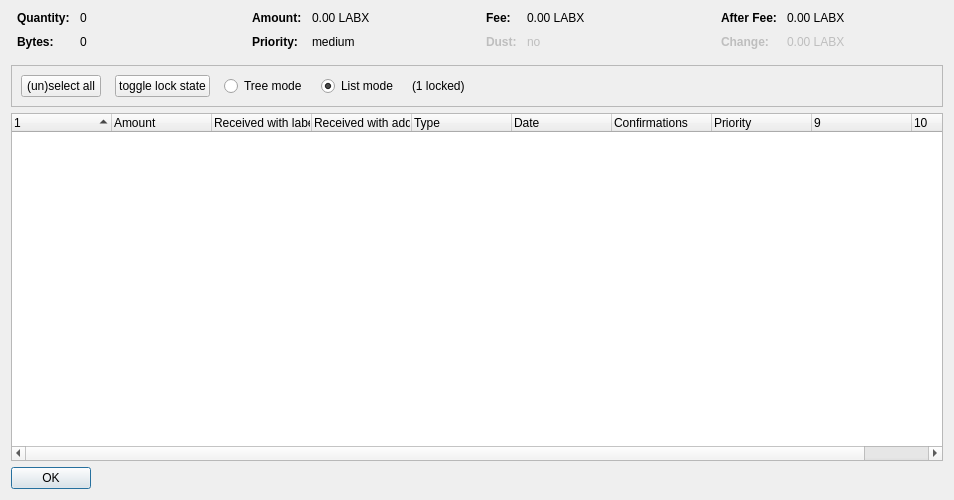
<?xml version="1.0" encoding="UTF-8"?>
<ui version="4.0">
 <class>CoinControlDialog</class>
 <widget class="QDialog" name="CoinControlDialog">
  <property name="geometry">
   <rect>
    <x>0</x>
    <y>0</y>
    <width>954</width>
    <height>500</height>
   </rect>
  </property>
  <property name="windowTitle">
   <string>Coin Selection</string>
  </property>
  <layout class="QVBoxLayout" name="verticalLayout">
   <item>
    <layout class="QHBoxLayout" name="horizontalLayoutTop" stretch="0,0,0,0">
     <property name="topMargin">
      <number>0</number>
     </property>
     <property name="bottomMargin">
      <number>10</number>
     </property>
     <item>
      <layout class="QFormLayout" name="formLayoutCoinControl1">
       <property name="horizontalSpacing">
        <number>10</number>
       </property>
       <property name="verticalSpacing">
        <number>10</number>
       </property>
       <property name="leftMargin">
        <number>6</number>
       </property>
       <property name="rightMargin">
        <number>6</number>
       </property>
       <item row="0" column="0">
        <widget class="QLabel" name="labelCoinControlQuantityText">
         <property name="font">
          <font>
           <weight>75</weight>
           <bold>true</bold>
          </font>
         </property>
         <property name="text">
          <string>Quantity:</string>
         </property>
        </widget>
       </item>
       <item row="0" column="1">
        <widget class="QLabel" name="labelCoinControlQuantity">
         <property name="cursor">
          <cursorShape>IBeamCursor</cursorShape>
         </property>
         <property name="contextMenuPolicy">
          <enum>Qt::ActionsContextMenu</enum>
         </property>
         <property name="text">
          <string notr="true">0</string>
         </property>
         <property name="textInteractionFlags">
          <set>Qt::LinksAccessibleByMouse|Qt::TextSelectableByKeyboard|Qt::TextSelectableByMouse</set>
         </property>
        </widget>
       </item>
       <item row="1" column="0">
        <widget class="QLabel" name="labelCoinControlBytesText">
         <property name="font">
          <font>
           <weight>75</weight>
           <bold>true</bold>
          </font>
         </property>
         <property name="text">
          <string>Bytes:</string>
         </property>
        </widget>
       </item>
       <item row="1" column="1">
        <widget class="QLabel" name="labelCoinControlBytes">
         <property name="cursor">
          <cursorShape>IBeamCursor</cursorShape>
         </property>
         <property name="contextMenuPolicy">
          <enum>Qt::ActionsContextMenu</enum>
         </property>
         <property name="text">
          <string notr="true">0</string>
         </property>
         <property name="textInteractionFlags">
          <set>Qt::LinksAccessibleByMouse|Qt::TextSelectableByKeyboard|Qt::TextSelectableByMouse</set>
         </property>
        </widget>
       </item>
      </layout>
     </item>
     <item>
      <layout class="QFormLayout" name="formLayoutCoinControl2">
       <property name="horizontalSpacing">
        <number>10</number>
       </property>
       <property name="verticalSpacing">
        <number>10</number>
       </property>
       <property name="leftMargin">
        <number>6</number>
       </property>
       <property name="rightMargin">
        <number>6</number>
       </property>
       <item row="0" column="0">
        <widget class="QLabel" name="labelCoinControlAmountText">
         <property name="font">
          <font>
           <weight>75</weight>
           <bold>true</bold>
          </font>
         </property>
         <property name="text">
          <string>Amount:</string>
         </property>
        </widget>
       </item>
       <item row="0" column="1">
        <widget class="QLabel" name="labelCoinControlAmount">
         <property name="cursor">
          <cursorShape>IBeamCursor</cursorShape>
         </property>
         <property name="contextMenuPolicy">
          <enum>Qt::ActionsContextMenu</enum>
         </property>
         <property name="text">
          <string notr="true">0.00 LABX</string>
         </property>
         <property name="textInteractionFlags">
          <set>Qt::LinksAccessibleByMouse|Qt::TextSelectableByKeyboard|Qt::TextSelectableByMouse</set>
         </property>
        </widget>
       </item>
       <item row="1" column="0">
        <widget class="QLabel" name="labelCoinControlPriorityText">
         <property name="font">
          <font>
           <weight>75</weight>
           <bold>true</bold>
          </font>
         </property>
         <property name="text">
          <string>Priority:</string>
         </property>
        </widget>
       </item>
       <item row="1" column="1">
        <widget class="QLabel" name="labelCoinControlPriority">
         <property name="cursor">
          <cursorShape>IBeamCursor</cursorShape>
         </property>
         <property name="contextMenuPolicy">
          <enum>Qt::ActionsContextMenu</enum>
         </property>
         <property name="text">
          <string>medium</string>
         </property>
         <property name="textInteractionFlags">
          <set>Qt::LinksAccessibleByMouse|Qt::TextSelectableByKeyboard|Qt::TextSelectableByMouse</set>
         </property>
        </widget>
       </item>
      </layout>
     </item>
     <item>
      <layout class="QFormLayout" name="formLayoutCoinControl3">
       <property name="horizontalSpacing">
        <number>10</number>
       </property>
       <property name="verticalSpacing">
        <number>10</number>
       </property>
       <property name="leftMargin">
        <number>6</number>
       </property>
       <property name="rightMargin">
        <number>6</number>
       </property>
       <item row="0" column="0">
        <widget class="QLabel" name="labelCoinControlFeeText">
         <property name="font">
          <font>
           <weight>75</weight>
           <bold>true</bold>
          </font>
         </property>
         <property name="text">
          <string>Fee:</string>
         </property>
        </widget>
       </item>
       <item row="0" column="1">
        <widget class="QLabel" name="labelCoinControlFee">
         <property name="cursor">
          <cursorShape>IBeamCursor</cursorShape>
         </property>
         <property name="contextMenuPolicy">
          <enum>Qt::ActionsContextMenu</enum>
         </property>
         <property name="text">
          <string notr="true">0.00 LABX</string>
         </property>
         <property name="textInteractionFlags">
          <set>Qt::LinksAccessibleByMouse|Qt::TextSelectableByKeyboard|Qt::TextSelectableByMouse</set>
         </property>
        </widget>
       </item>
       <item row="1" column="0">
        <widget class="QLabel" name="labelCoinControlLowOutputText">
         <property name="enabled">
          <bool>false</bool>
         </property>
         <property name="font">
          <font>
           <weight>75</weight>
           <bold>true</bold>
          </font>
         </property>
         <property name="text">
          <string>Dust:</string>
         </property>
        </widget>
       </item>
       <item row="1" column="1">
        <widget class="QLabel" name="labelCoinControlLowOutput">
         <property name="enabled">
          <bool>false</bool>
         </property>
         <property name="cursor">
          <cursorShape>IBeamCursor</cursorShape>
         </property>
         <property name="contextMenuPolicy">
          <enum>Qt::ActionsContextMenu</enum>
         </property>
         <property name="text">
          <string>no</string>
         </property>
         <property name="textInteractionFlags">
          <set>Qt::LinksAccessibleByMouse|Qt::TextSelectableByKeyboard|Qt::TextSelectableByMouse</set>
         </property>
        </widget>
       </item>
      </layout>
     </item>
     <item>
      <layout class="QFormLayout" name="formLayoutCoinControl4">
       <property name="horizontalSpacing">
        <number>10</number>
       </property>
       <property name="verticalSpacing">
        <number>10</number>
       </property>
       <property name="leftMargin">
        <number>6</number>
       </property>
       <property name="rightMargin">
        <number>6</number>
       </property>
       <item row="0" column="0">
        <widget class="QLabel" name="labelCoinControlAfterFeeText">
         <property name="font">
          <font>
           <weight>75</weight>
           <bold>true</bold>
          </font>
         </property>
         <property name="text">
          <string>After Fee:</string>
         </property>
        </widget>
       </item>
       <item row="0" column="1">
        <widget class="QLabel" name="labelCoinControlAfterFee">
         <property name="cursor">
          <cursorShape>IBeamCursor</cursorShape>
         </property>
         <property name="contextMenuPolicy">
          <enum>Qt::ActionsContextMenu</enum>
         </property>
         <property name="text">
          <string notr="true">0.00 LABX</string>
         </property>
         <property name="textInteractionFlags">
          <set>Qt::LinksAccessibleByMouse|Qt::TextSelectableByKeyboard|Qt::TextSelectableByMouse</set>
         </property>
        </widget>
       </item>
       <item row="1" column="0">
        <widget class="QLabel" name="labelCoinControlChangeText">
         <property name="enabled">
          <bool>false</bool>
         </property>
         <property name="font">
          <font>
           <weight>75</weight>
           <bold>true</bold>
          </font>
         </property>
         <property name="text">
          <string>Change:</string>
         </property>
        </widget>
       </item>
       <item row="1" column="1">
        <widget class="QLabel" name="labelCoinControlChange">
         <property name="enabled">
          <bool>false</bool>
         </property>
         <property name="cursor">
          <cursorShape>IBeamCursor</cursorShape>
         </property>
         <property name="contextMenuPolicy">
          <enum>Qt::ActionsContextMenu</enum>
         </property>
         <property name="text">
          <string notr="true">0.00 LABX</string>
         </property>
         <property name="textInteractionFlags">
          <set>Qt::LinksAccessibleByMouse|Qt::TextSelectableByKeyboard|Qt::TextSelectableByMouse</set>
         </property>
        </widget>
       </item>
      </layout>
     </item>
    </layout>
   </item>
   <item>
    <widget class="QFrame" name="frame">
     <property name="minimumSize">
      <size>
       <width>0</width>
       <height>40</height>
      </size>
     </property>
     <property name="frameShape">
      <enum>QFrame::StyledPanel</enum>
     </property>
     <property name="frameShadow">
      <enum>QFrame::Sunken</enum>
     </property>
     <layout class="QHBoxLayout" name="horizontalLayout">
      <item>
       <layout class="QHBoxLayout" name="horizontalLayoutPanel" stretch="0,0,0,0,0,0">
        <property name="spacing">
         <number>14</number>
        </property>
        <item>
         <widget class="QPushButton" name="pushButtonSelectAll">
          <property name="sizePolicy">
           <sizepolicy hsizetype="Maximum" vsizetype="Fixed">
            <horstretch>0</horstretch>
            <verstretch>0</verstretch>
           </sizepolicy>
          </property>
          <property name="text">
           <string>(un)select all</string>
          </property>
          <property name="autoDefault">
           <bool>false</bool>
          </property>
         </widget>
        </item>
        <item>
         <widget class="QPushButton" name="pushButtonToggleLock">
          <property name="sizePolicy">
           <sizepolicy hsizetype="Maximum" vsizetype="Fixed">
            <horstretch>0</horstretch>
            <verstretch>0</verstretch>
           </sizepolicy>
          </property>
          <property name="text">
           <string>toggle lock state</string>
          </property>
          <property name="autoDefault">
           <bool>false</bool>
          </property>
         </widget>
        </item>
        <item>
         <widget class="QRadioButton" name="radioTreeMode">
          <property name="sizePolicy">
           <sizepolicy hsizetype="Maximum" vsizetype="Fixed">
            <horstretch>0</horstretch>
            <verstretch>0</verstretch>
           </sizepolicy>
          </property>
          <property name="text">
           <string>Tree mode</string>
          </property>
         </widget>
        </item>
        <item>
         <widget class="QRadioButton" name="radioListMode">
          <property name="sizePolicy">
           <sizepolicy hsizetype="Maximum" vsizetype="Fixed">
            <horstretch>0</horstretch>
            <verstretch>0</verstretch>
           </sizepolicy>
          </property>
          <property name="text">
           <string>List mode</string>
          </property>
          <property name="checked">
           <bool>true</bool>
          </property>
         </widget>
        </item>
        <item>
         <widget class="QLabel" name="labelLocked">
          <property name="text">
           <string>(1 locked)</string>
          </property>
         </widget>
        </item>
        <item>
         <spacer name="horizontalSpacer">
          <property name="orientation">
           <enum>Qt::Horizontal</enum>
          </property>
          <property name="sizeHint" stdset="0">
           <size>
            <width>40</width>
            <height>20</height>
           </size>
          </property>
         </spacer>
        </item>
       </layout>
      </item>
     </layout>
    </widget>
   </item>
   <item>
    <widget class="CoinControlTreeWidget" name="treeWidget">
     <property name="contextMenuPolicy">
      <enum>Qt::CustomContextMenu</enum>
     </property>
     <property name="sortingEnabled">
      <bool>false</bool>
     </property>
     <property name="columnCount">
      <number>10</number>
     </property>
     <attribute name="headerShowSortIndicator" stdset="0">
      <bool>true</bool>
     </attribute>
     <attribute name="headerStretchLastSection">
      <bool>false</bool>
     </attribute>
     <column>
      <property name="text">
       <string/>
      </property>
     </column>
     <column>
      <property name="text">
       <string>Amount</string>
      </property>
     </column>
     <column>
      <property name="text">
       <string>Received with label</string>
      </property>
     </column>
     <column>
      <property name="text">
       <string>Received with address</string>
      </property>
     </column>
     <column>
      <property name="text">
       <string>Type</string>
      </property>
     </column>
     <column>
      <property name="text">
       <string>Date</string>
      </property>
     </column>
     <column>
      <property name="text">
       <string>Confirmations</string>
      </property>
      <property name="toolTip">
       <string>Confirmed</string>
      </property>
     </column>
     <column>
      <property name="text">
       <string>Priority</string>
      </property>
     </column>
     <column>
      <property name="text">
       <string/>
      </property>
     </column>
     <column>
      <property name="text">
       <string/>
      </property>
     </column>
    </widget>
   </item>
   <item>
    <widget class="QDialogButtonBox" name="buttonBox">
     <property name="sizePolicy">
      <sizepolicy hsizetype="Maximum" vsizetype="Fixed">
       <horstretch>0</horstretch>
       <verstretch>0</verstretch>
      </sizepolicy>
     </property>
     <property name="orientation">
      <enum>Qt::Horizontal</enum>
     </property>
     <property name="standardButtons">
      <set>QDialogButtonBox::Ok</set>
     </property>
    </widget>
   </item>
  </layout>
 </widget>
 <customwidgets>
  <customwidget>
   <class>CoinControlTreeWidget</class>
   <extends>QTreeWidget</extends>
   <header>coincontroltreewidget.h</header>
  </customwidget>
 </customwidgets>
 <resources/>
 <connections/>
</ui>
